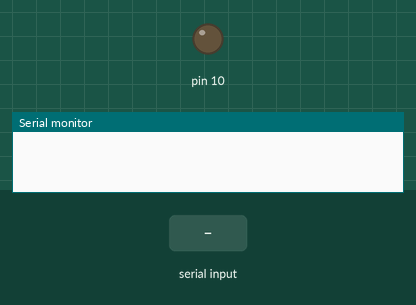
Simulated run of this sketch. Board: Arduino Uno, built with avr-gcc and run on an emulated ATmega328P. Parts: output pins drawn as LEDs (lit = HIGH), the last lines printed to the serial monitor. Inputs (shaded band) come from the test bench.

Above: at 1.2 s.
1.3 s: "5\n" received over Serial
At 3.4 s:
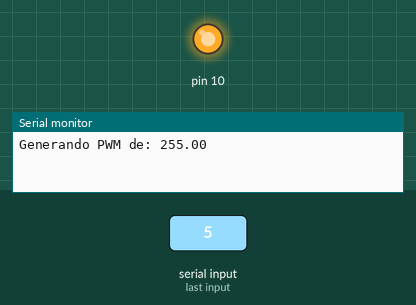
Timing chart, 0 to 4.9 s (numbered marks = the images above; inputs shaded):
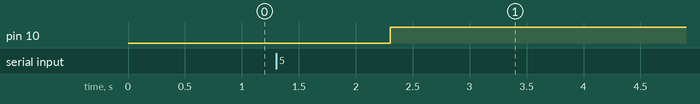

Measured:
- after the input at 1.3 s, pin 10: LOW → HIGH after 1.0 s

The sketch:

P03.ino
```cpp
void setup() {
  // initialize the serial communication:
  Serial.begin(9600);
   // initialize the pin 10 as the PWM output:
  pinMode(10, OUTPUT);
}

void loop() {
  // check if data has been sent from the computer:
  if (Serial.available()) {
    // read the Serial String:
    String x = Serial.readString();
    //Converting the variable of the input from String to Float:
    float y = x.toFloat();
    //Check if the format is ok:
    //Checking if the value of the input is ok:
    if(y>=0.0 && y<=5.0)
    {
      //Making the convertion:
      y=(y*255.0)/5.0;
      //PWM on the output (pin 10):
      analogWrite(10,y);
      //Print on Serial Monitor:
      Serial.print("Generando PWM de: ");
      Serial.println(y);
    }
  }
}
```
